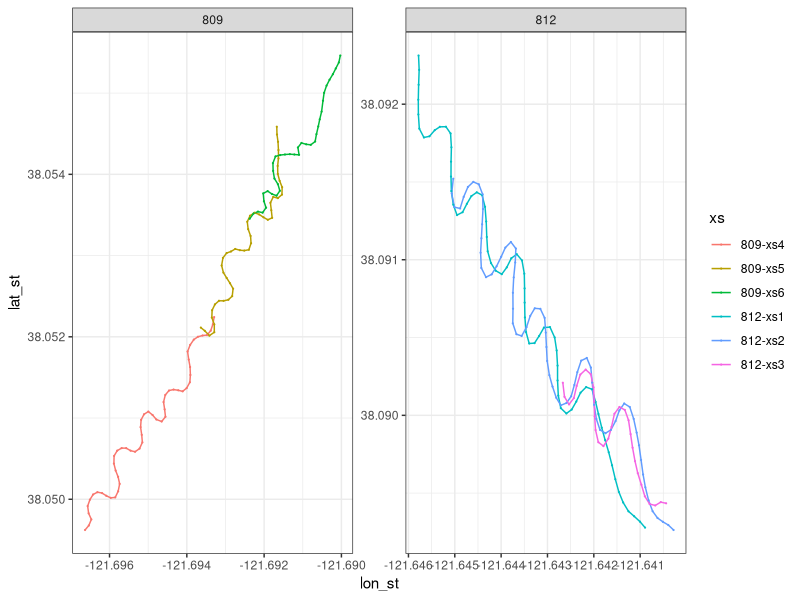
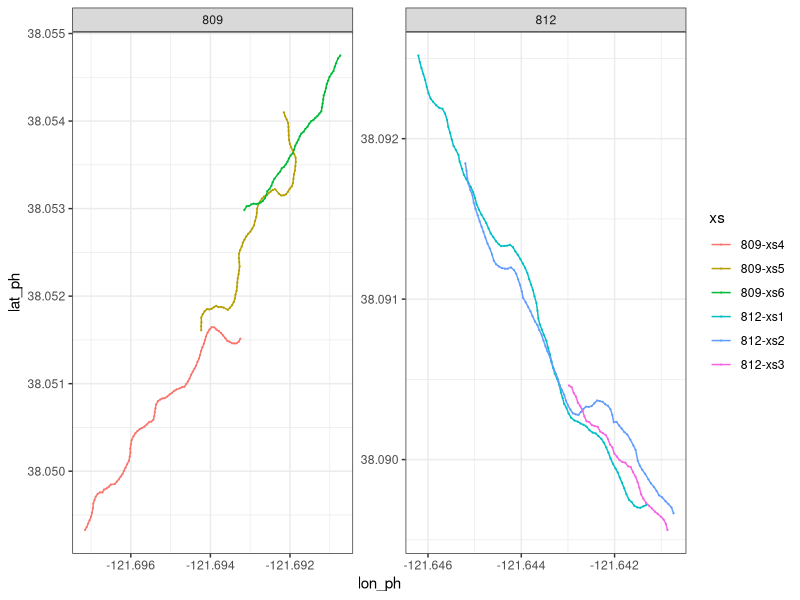
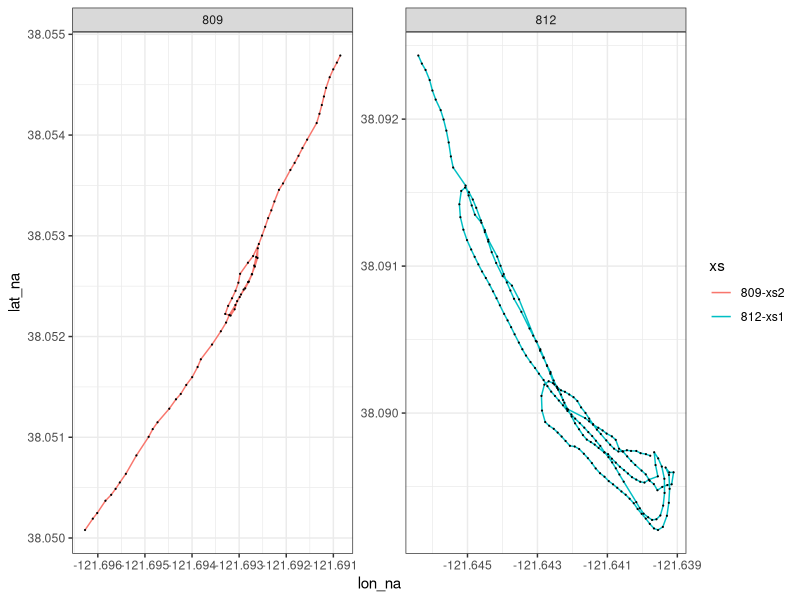
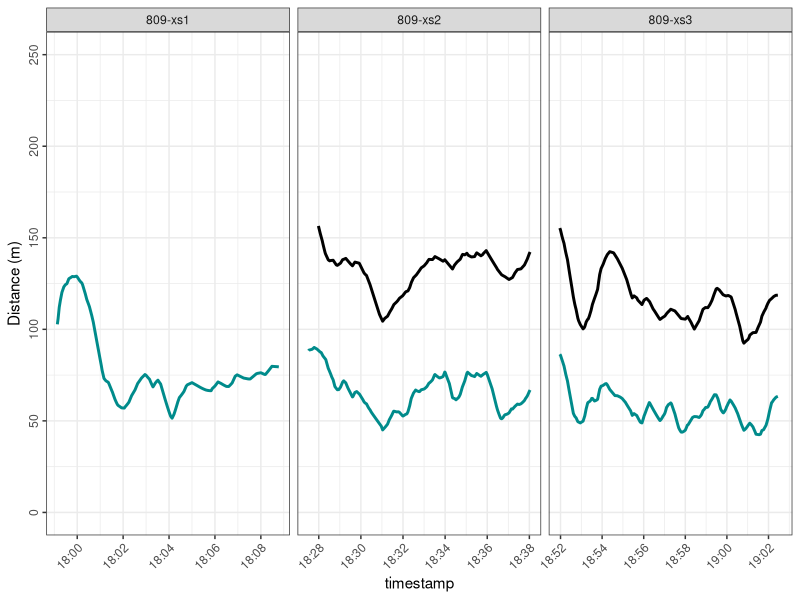
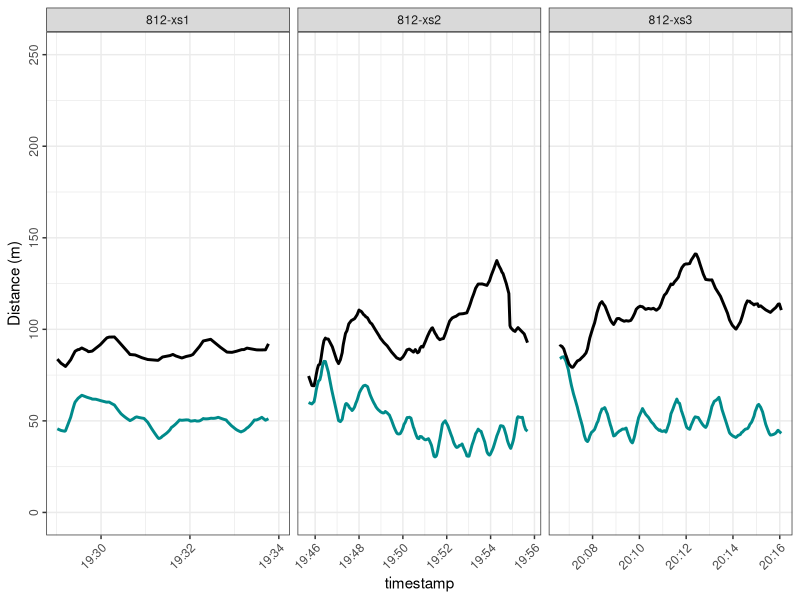
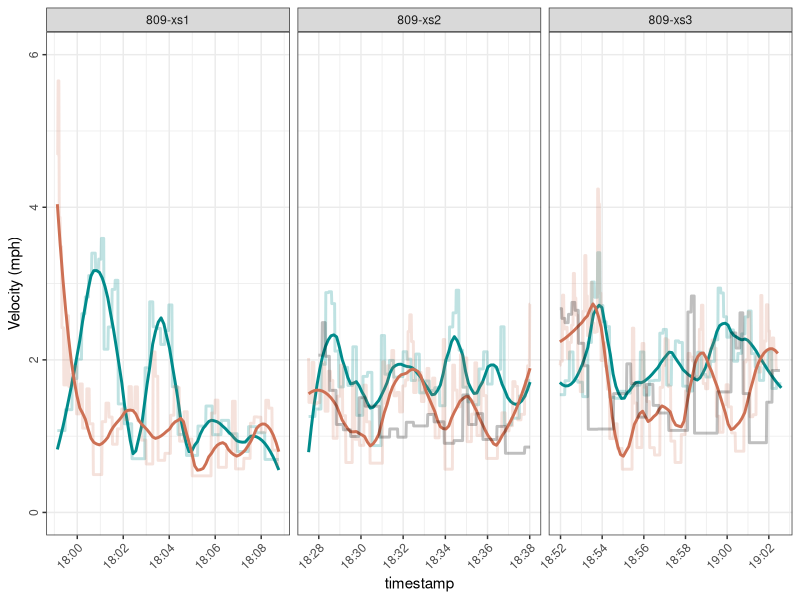
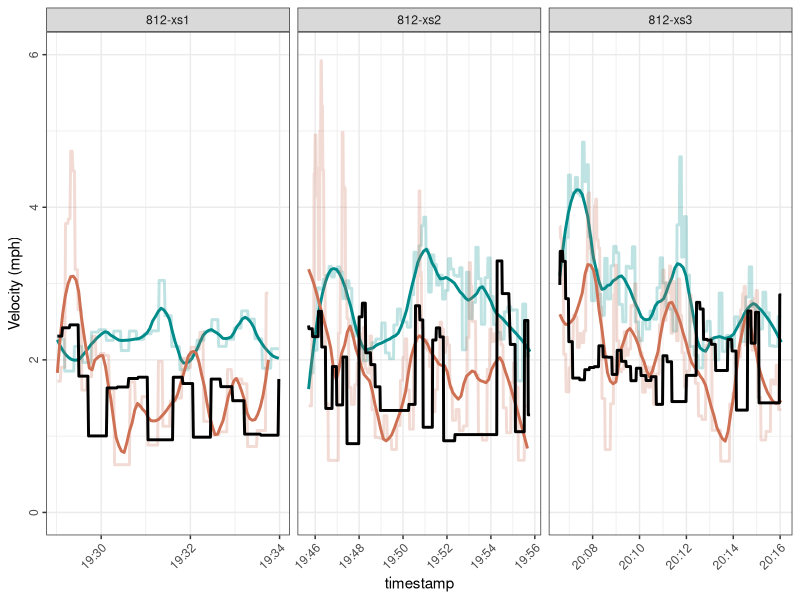
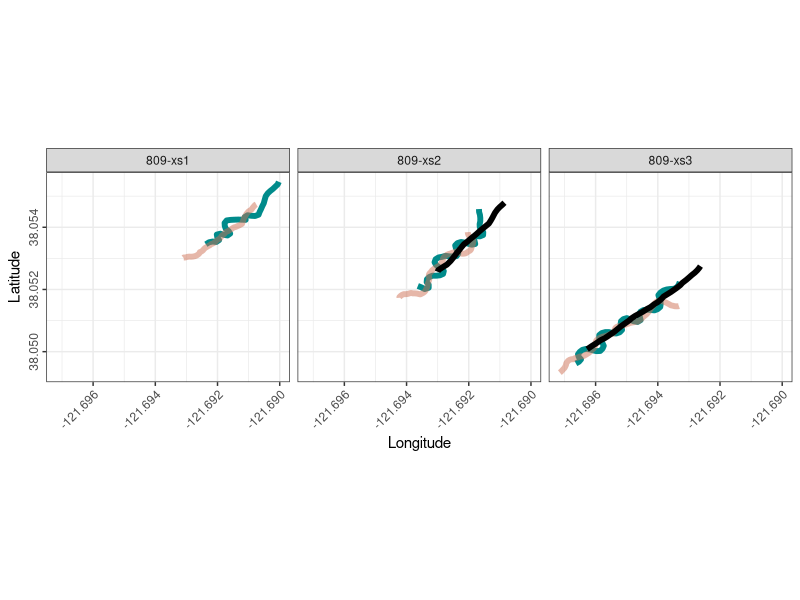

R code for these plots, in order:
library(tidyverse)
library(geosphere)
library(lubridate)
library(zoo)

# Import and compile GPS track data ---------------------------------------

## Stryker ----
#creating df- stryker-6 rows, site 812-3,809-3, start and stop- each transect-
#rows in excel

stryker_startstop <- data.frame(boat = rep("stryker",6), 
                                site = c(rep("812", 3), rep("809", 3)),
                                start = c(7, 80, 153, 187, 246, 298), 
                                end = c(76, 149, 183, 242, 294, 336))

stryker = data.frame()
stryker_raw = data.frame()



for(xs in 1:nrow(stryker_startstop)){
  print(xs)
  
  #loop each row
  
  temp <- read.csv("data/Survey02_20250122/RouteHistoryFullBkup_DWRBoat_Jan22.csv", 
                   skip = stryker_startstop[xs, "start"] - 1, nrow = stryker_startstop[xs, "end"] - stryker_startstop[xs, "start"], header = F)
  
  #not sure what this does- reads csv- 
  
  
  colnames(temp) = c("Junk", "lat", "lon", "datetime", "speed")
  
  #create colnames
  
  temp$timestamp <- as.POSIXct(temp$datetime, format = "%Y-%m-%dT%H:%M:%SZ", tz = "America/Los_Angeles")
  #change format
  complete_timestamps <- seq(min(temp$timestamp), max(temp$timestamp), by = "1 sec")
 
   #round up and round down time stamp to equal one sec
  
  merged_data <- data.frame(timestamp = complete_timestamps) %>%
    left_join(temp, by = "timestamp")
  
  #change time stamp column to complete time stamps
  
  interpolated_data <- merged_data %>%
    mutate(lat = na.approx(lat, rule = 2),
           lon = na.approx(lon, rule = 2))
  
  #create interpolate df- not sure what r=2 means
  
  interpolated_data$xs <- paste0(stryker_startstop[xs, "site"], "-xs", xs)
  temp$xs <- paste0(stryker_startstop[xs, "site"], "-xs", xs)
  
  #creating column name that says site but doesn't say xs?
  
  interpolated_data$site <- stryker_startstop[xs, "site"]
  temp$site = stryker_startstop[xs, "site"]
  
  stryker <- rbind(stryker, interpolated_data[, c("site", "xs", "timestamp", "lat", "lon")])
  stryker_raw <- rbind(stryker_raw, temp)
  
  rm(temp, interpolated_data, merged_data)
  #not sure what this is
}

stryker$boat = "Stryker"
colnames(stryker) <- c("site", "xs", "timestamp", "lat_st", "lon_st", "boat")

## Phantom ----
phantom_startstop <- data.frame(boat = rep("phantom", 6), 
                                site = c(rep("812", 3), rep("809", 3)),
                                start = c(7, 112, 206, 251, 343, 425), 
                                end = c(108, 202, 247, 339, 421, 481))

phantom = data.frame()
phantom_raw = data.frame()

for(xs in 1:nrow(phantom_startstop)){
  print(xs)
  
  temp <- read.csv("data/Survey02_20250122/20250122_RouteHistory_CFS.csv", 
                   skip = phantom_startstop[xs, "start"] - 1, nrow = phantom_startstop[xs, "end"] - phantom_startstop[xs, "start"], header = F)
  
  colnames(temp) = c("Junk", "lat", "lon", "datetime", "speed")
  
  temp$timestamp <- as.POSIXct(temp$datetime, format = "%Y-%m-%dT%H:%M:%SZ", tz = "America/Los_Angeles")
  
  complete_timestamps <- seq(min(temp$timestamp), max(temp$timestamp), by = "1 sec")
  
  merged_data <- data.frame(timestamp = complete_timestamps) %>%
    left_join(temp, by = "timestamp")
  
  interpolated_data <- merged_data %>%
    mutate(lat = na.approx(lat, rule = 2),
           lon = na.approx(lon, rule = 2))
  
  interpolated_data$xs <- paste0(phantom_startstop[xs, "site"], "-xs", xs)
  temp$xs <- paste0(phantom_startstop[xs, "site"], "-xs", xs)
  
  interpolated_data$site <- phantom_startstop[xs, "site"]
  temp$site = phantom_startstop[xs, "site"]
  
  phantom <- rbind(phantom, interpolated_data[, c("site", "xs", "timestamp", "lat", "lon")])
  phantom_raw <- rbind(phantom_raw, temp)
  
  rm(temp, interpolated_data, merged_data)
}

phantom$boat = "Phantom"
colnames(phantom) <- c("site", "xs", "timestamp", "lat_ph", "lon_ph", "boat")

## CDFW ---- now 
cdfw_startstop <- data.frame(boat = rep("cdfw", 2), 
                                site = c(rep("812", 1), rep("809", 1)),
                                start = c(7, 235), 
                                end = c(231, 305))


cdfw = data.frame()
cdfw_raw = data.frame()

for(xs in 1:nrow(cdfw_startstop)){
  print(xs)
  
  temp <- read.csv("data/Survey02_20250122/RouteHistoryFullBkup_CDFW Jan22.csv", 
                   skip = cdfw_startstop[xs, "start"] - 1, nrow = cdfw_startstop[xs, "end"] - cdfw_startstop[xs, "start"], header = F)
  
  colnames(temp) = c("Junk", "lat", "lon", "datetime", "speed")
  
  temp$timestamp <- as.POSIXct(temp$datetime, format = "%Y-%m-%dT%H:%M:%SZ", tz = "America/Los_Angeles")
  
  complete_timestamps <- seq(min(temp$timestamp), max(temp$timestamp), by = "1 sec")
  
  merged_data <- data.frame(timestamp = complete_timestamps) %>%
    left_join(temp, by = "timestamp")
  
  interpolated_data <- merged_data %>%
    mutate(lat = na.approx(lat, rule = 2),
           lon = na.approx(lon, rule = 2))
  
  interpolated_data$xs <- paste0(cdfw_startstop[xs, "site"], "-xs", xs)
  temp$xs <- paste0(cdfw_startstop[xs, "site"], "-xs", xs)
  
  interpolated_data$site <- cdfw_startstop[xs, "site"]
  temp$site = cdfw_startstop[xs, "site"]
  
  cdfw <- rbind(cdfw, interpolated_data[, c("site", "xs", "timestamp", "lat", "lon")])
  cdfw_raw <- rbind(cdfw_raw, temp)
  
  rm(temp, interpolated_data, merged_data)
}

cdfw$boat = "cdfw"
colnames(cdfw) <- c("site", "xs", "timestamp", "lat_na", "lon_na", "boat")

## Merge vessel tracks ----

vessels <- merge(merge(stryker, 
                       phantom[, c("timestamp", "lat_ph", "lon_ph")], by = "timestamp", all.x = T),
                 cdfw[, c("timestamp", "lat_na", "lon_na")], by = "timestamp", all.x = T) 

xs_lookup <- data.frame(xs = c("809-xs6", "809-xs5", "809-xs4", "812-xs3", "812-xs2", "812-xs1"),
                        xs_cor = c("809-xs1", "809-xs2", "809-xs3", "812-xs1", "812-xs2", "812-xs3"))

vessels <- merge(vessels, xs_lookup, by = "xs", all.x = T)

# Visualize tracks --------------------------------------------------------

ggplot(stryker, aes(x = lon_st, y = lat_st, color = xs)) + 
  geom_path() + theme_bw() + 
  geom_point(data = stryker_raw, aes(x = lon, y = lat), size = .1) +
  facet_wrap(site ~ ., scales = "free")

ggplot(phantom, aes(x = lon_ph, y = lat_ph, color = xs)) + 
  geom_path() + theme_bw() + 
  geom_point(data = phantom_raw, aes(x = lon, y = lat), size = .1) +
  facet_wrap(site ~ ., scales = "free")

ggplot(cdfw, aes(x = lon_na, y = lat_na, color = xs)) + 
  geom_path() + theme_bw() + 
  geom_point(data = cdfw_raw, aes(x = lon, y = lat), color = "black", size = .1) +
  facet_wrap(site ~ ., scales = "free")

# Calculate vessel spacing ------------------------------------------------

vessels$stryker2phantom <- NA
vessels$cdfw2phantom <- NA
vessels$stryker_velocity <- NA
vessels$phantom_velocity <- NA
vessels$cdfw_velocity <- NA

for(i in 1:nrow(vessels)){
  print(i)
  
  #if(complete.cases(vessels[,c("lon_st", "lat_st", "lon_ph","lat_ph")])[i]){
  try(vessels[i,"stryker2phantom"] <- distm(c(vessels[i,"lon_st"], vessels[i,"lat_st"]), 
                                            c(vessels[i,"lon_ph"], vessels[i,"lat_ph"]), 
                                            fun = distHaversine))
   #}
  
  # if(complete.cases(vessels[,c("lon_na", "lat_na", "lon_ph","lat_ph")])[i]){
  try(vessels[i,"cdfw2phantom"] <- distm(c(vessels[i,"lon_na"], vessels[i,"lat_na"]), 
                                             c(vessels[i,"lon_ph"], vessels[i,"lat_ph"]), 
                                             fun = distHaversine))
  # }
  
  # if(complete.cases(vessels[,c("lon_na", "lat_na", "lon_st","lat_st")])[i]){
  try(vessels[i,"stryker2cdfw"] <- distm(c(vessels[i,"lon_na"], vessels[i,"lat_na"]), 
                                             c(vessels[i,"lon_st"], vessels[i,"lat_st"]), 
                                             fun = distHaversine))
  # }
  
  try(vessels[i,"stryker_velocity"] <- distm(c(vessels[i,"lon_st"], vessels[i,"lat_st"]), 
                                             c(vessels[i + 1,"lon_st"], vessels[i + 1,"lat_st"]), 
                                             fun = distHaversine) * 2.23693629)
  
  try(vessels[i,"phantom_velocity"] <- distm(c(vessels[i,"lon_ph"], vessels[i,"lat_ph"]), 
                                             c(vessels[i + 1,"lon_ph"], vessels[i + 1,"lat_ph"]), 
                                             fun = distHaversine) * 2.23693629)
  
  try(vessels[i,"cdfw_velocity"] <- distm(c(vessels[i,"lon_na"], vessels[i,"lat_na"]), 
                                              c(vessels[i + 1,"lon_na"], vessels[i + 1,"lat_na"]), 
                                              fun = distHaversine) * 2.23693629)
  
  
}


# Plot vessel tracks, velocity, and spacing -------------------------------

(v_spacing_809 <- ggplot(vessels[vessels$xs_cor %in% c("809-xs1","809-xs2","809-xs3"),], 
                         aes(x = timestamp, y = stryker2phantom)) + 
   geom_line(color = "cyan4", linewidth = 1) +
   geom_line(aes(y = cdfw2phantom), linewidth = 1) +
   # geom_line(aes(y = stryker2cdfw), color = "blue",linewidth = 1) + 
   theme_bw() + labs(y = "Distance (m)") + 
   theme(axis.text.x = element_text(angle = 45, hjust = 1),
         axis.text.y = element_text(angle = 90, hjust = .5)) +
   ylim(0,250) +
   facet_grid(. ~ xs_cor, scales = "free"))

(v_spacing_812 <- ggplot(vessels[vessels$xs_cor %in% c("812-xs1","812-xs2","812-xs3"),], 
                         aes(x = timestamp, y = stryker2phantom)) + 
    geom_line(color = "cyan4", linewidth = 1) +
    geom_line(aes(y = cdfw2phantom), linewidth = 1) + 
    theme_bw() + labs(y = "Distance (m)") + 
    theme(axis.text.x = element_text(angle = 45, hjust = 1),
          axis.text.y = element_text(angle = 90, hjust = .5)) +
    ylim(0,250) +
    facet_grid(. ~ xs_cor, scales = "free"))

(v_velocity_809 <- ggplot(data = vessels[vessels$xs_cor %in% c("809-xs1","809-xs2","809-xs3") &
                                           vessels$stryker_velocity < 10 & is.na(vessels$stryker_velocity) == F,],
                          aes(x = timestamp, y = stryker_velocity)) + 
    geom_line(color = "cyan4", linewidth = 1, alpha = .25) +
    geom_line(color = "cyan4", linewidth = 1, stat = "smooth", span = .25) +
    geom_line(data = vessels[vessels$xs_cor %in% c("809-xs1","809-xs2","809-xs3") &
                               vessels$phantom_velocity < 10 & is.na(vessels$phantom_velocity) == F, ],
              aes(y = phantom_velocity), color = "salmon3", linewidth = 1, alpha = .2) +
    geom_line(data = vessels[vessels$xs_cor %in% c("809-xs1","809-xs2","809-xs3") &
                               vessels$phantom_velocity < 10 & is.na(vessels$phantom_velocity) == F, ],
              aes(y = phantom_velocity), color = "salmon3", linewidth = 1, stat = "smooth", span = .25) +
    geom_line(data = vessels[vessels$xs_cor %in% c("809-xs1","809-xs2","809-xs3") &
                               vessels$cdfw_velocity < 10 & is.na(vessels$cdfw_velocity) == F, ],
              aes(y = cdfw_velocity), linewidth = 1, alpha = .25) +
    theme_bw() + labs(y = "Velocity (mph)") + 
    theme(axis.text.x = element_text(angle = 45, hjust = 1),
          axis.text.y = element_text(angle = 90, hjust = .5)) +
    ylim(0, 6) +
    facet_grid(. ~ xs_cor, scales = "free"))

(v_velocity_812 <- ggplot(data = vessels[vessels$xs_cor %in% c("812-xs1","812-xs2","812-xs3") &
                                           vessels$stryker_velocity < 10 & is.na(vessels$stryker_velocity) == F,], 
                          aes(x = timestamp, y = stryker_velocity)) + 
    geom_line(color = "cyan4", linewidth = 1, alpha = .25) +
    geom_line(color = "cyan4", linewidth = 1, stat = "smooth", span = .25) +
    geom_line(data = vessels[vessels$xs_cor %in% c("812-xs1","812-xs2","812-xs3") &
                               vessels$phantom_velocity < 10 & is.na(vessels$phantom_velocity) == F, ],
              aes(y = phantom_velocity), color = "salmon3", linewidth = 1, alpha = .25) +
    geom_line(data = vessels[vessels$xs_cor %in% c("812-xs1","812-xs2","812-xs3") &
                               vessels$phantom_velocity < 10 & is.na(vessels$phantom_velocity) == F, ],
              aes(y = phantom_velocity), color = "salmon3", linewidth = 1, stat = "smooth", span = .25) +
    geom_line(data = vessels[vessels$xs_cor %in% c("812-xs1","812-xs2","812-xs3") &
                               vessels$cdfw_velocity < 10 & is.na(vessels$cdfw_velocity) == F, ],
              aes(y = cdfw_velocity), linewidth = 1) +
    theme_bw() + labs(y = "Velocity (mph)") + 
    theme(axis.text.x = element_text(angle = 45, hjust = 1),
          axis.text.y = element_text(angle = 90, hjust = .5)) +
    ylim(0, 6) +
    facet_grid(. ~ xs_cor, scales = "free"))


(v_tracks_809 <- ggplot(vessels[vessels$xs_cor %in% c("809-xs1","809-xs2","809-xs3"),], 
                        aes(x = lon_st, y = lat_st)) + 
    geom_path(color = "cyan4", linewidth = 2) +
    geom_path(aes(x = lon_ph, y = lat_ph), color = "salmon3", alpha = .5, linewidth = 2) + 
    geom_path(aes(x = lon_na, y = lat_na), linewidth = 2) + 
    theme_bw() + labs(y = "Latitude", x = "Longitude") + coord_fixed() +
    theme(axis.text.x = element_text(angle = 45, hjust = 1),
          axis.text.y = element_text(angle = 90, hjust = .5)) +
    facet_grid(. ~ xs_cor))

(v_tracks_812 <- ggplot(vessels[vessels$xs_cor %in% c("812-xs1","812-xs2","812-xs3"),], 
                        aes(x = lon_st, y = lat_st)) + 
    geom_path(color = "cyan4", linewidth = 2) +
    geom_path(aes(x = lon_ph, y = lat_ph), color = "salmon3", alpha = .5, linewidth = 2) + 
    geom_path(aes(x = lon_na, y = lat_na), linewidth = 2) + 
    theme_bw() + labs(y = "Latitude", x = "Longitude") +  coord_fixed() +
    theme(axis.text.x = element_text(angle = 45, hjust = 1),
          axis.text.y = element_text(angle = 90, hjust = .5)) +
    facet_grid(. ~ xs_cor))


png("output/eDNA_vessel_spacing_20250122_%02d.png",
    height = 7, width = 10, units = "in", res = 1000, family = "serif")

cowplot::plot_grid(v_tracks_809, v_tracks_812,
                   v_spacing_809, v_spacing_812, 
                   align = "v")

dev.off()

png("output/eDNA_vessel_velocity_20250122_%03d.png",
    height = 10, width = 10, units = "in", res = 1000, family = "serif")

cowplot::plot_grid(v_tracks_809, v_tracks_812,
                   v_velocity_809, v_velocity_812, 
                   v_spacing_809, v_spacing_812, 
                   align = "v", nrow = 3)

dev.off()
